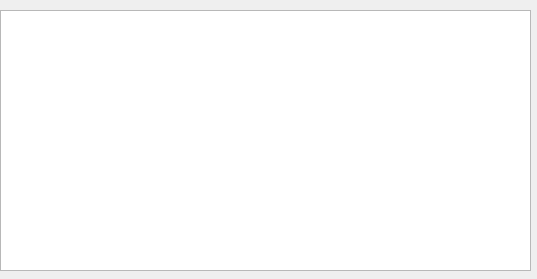
<?xml version="1.0" encoding="UTF-8"?>
<ui version="4.0">
 <class>Product</class>
 <widget class="QMainWindow" name="Product">
  <property name="geometry">
   <rect>
    <x>0</x>
    <y>0</y>
    <width>537</width>
    <height>279</height>
   </rect>
  </property>
  <property name="sizePolicy">
   <sizepolicy hsizetype="Expanding" vsizetype="Expanding">
    <horstretch>0</horstretch>
    <verstretch>0</verstretch>
   </sizepolicy>
  </property>
  <property name="windowTitle">
   <string>MainWindow</string>
  </property>
  <widget class="QWidget" name="centralwidget">
   <widget class="QTextEdit" name="textEdit">
    <property name="geometry">
     <rect>
      <x>0</x>
      <y>10</y>
      <width>531</width>
      <height>261</height>
     </rect>
    </property>
   </widget>
  </widget>
 </widget>
 <resources/>
 <connections/>
</ui>
